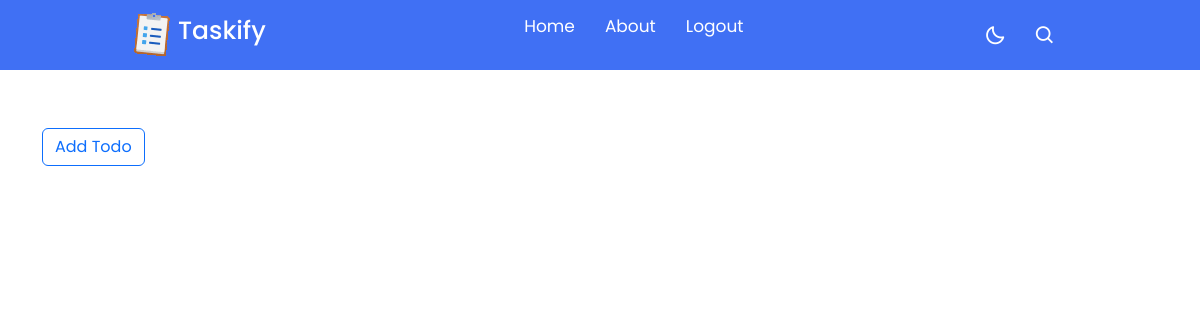
The app's page /accounts/ (signed in), older data.
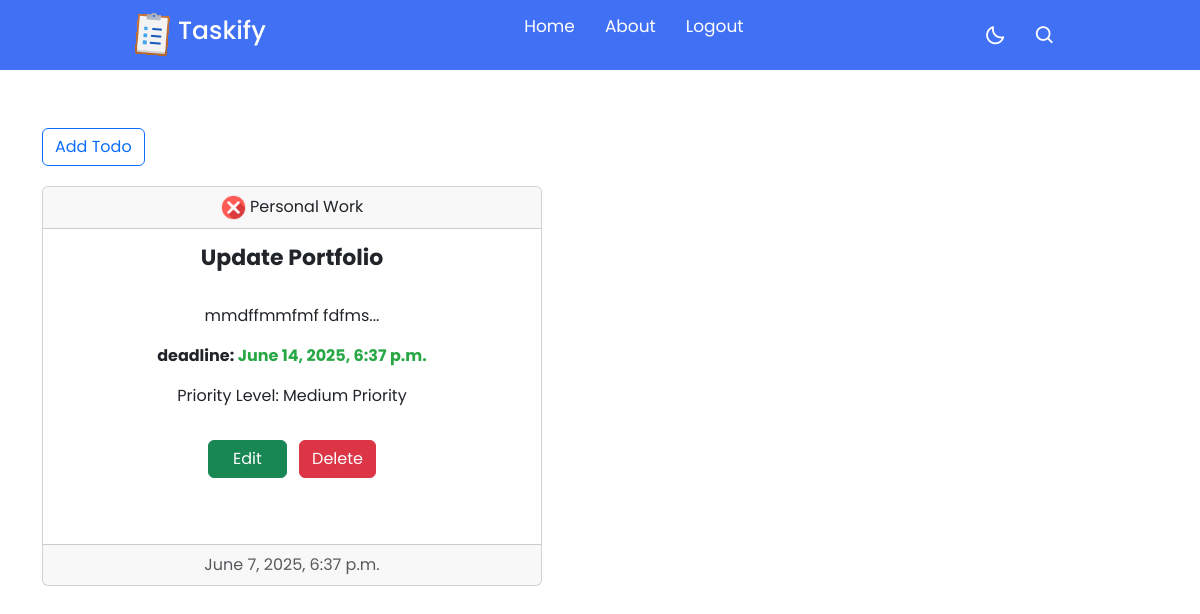
The same page, newer data.
### account/models.py (models this page shows, shortened)
class Todo_table(BaseModel):
    category_list=[
          ('Personal Work','Personal Work'),
          ('Office Work','Office Work'),
          ( 'Creative Work','Creative Work'),
          ( 'Meetings & Appointments','Meetings & Appointments'),
          ( 'Health & Wellness','Health & Wellness'),
          ('Miscellaneous','Miscellaneous'),
    ]
    Priority_list=[('Low Priority','Non-Urgent'),('Medium Priority','Standard'),('High Priority','Urgent')]
    user_id=models.ForeignKey(User,on_delete=models.CASCADE,related_name="user_id")
    title=models.CharField(max_length=100)
    description=models.TextField(max_length=300)
    category=models.CharField(max_length=50,choices=category_list,default=category_list[0])
    deadline = models.DateTimeField()
    is_completed = models.BooleanField(default=False)
    priority_level=models.CharField(max_length=50,choices=Priority_list,default=Priority_list[1])
    alternative_refernce=models.EmailField(blank=True,null=True)

### account/views.py (the view)
# urls.py: path("",home,name="home"),
def home(request):
    if request.user.is_authenticated:
      user_todo=Todo_table.objects.filter(user_id=request.user).values()
      todo_list=list(user_todo)
      return render(request,"account/home.html",context={'todo_list':todo_list})
    return redirect('login')

### templates/account/home.html (shortened to what this page needs)
{% extends "base/base.html" %}
{% block style %}
<link rel="stylesheet" href="/static/home.css">
    <link href="https://cdnjs.cloudflare.com/ajax/libs/font-awesome/6.0.0-beta3/css/all.min.css" rel="stylesheet">
{% endblock %}
{% block container %}
<nav >
    <div class="nav-bar">
        <span class="logo navLogo"><img src="/static/loading.gif" alt=""><a href="#">Taskify</a></span>
        <div class="menu">
            <ul class="nav-links">
                <li><a href="#">Home</a></li>
                <li><a href="#">About</a></li>
                <li><a href="{% url 'logout'%}">Logout</a></li>
            </ul>
        </div>
        <div class="darkLight-searchBox">
            <div class="dark-light">
                <i class='bx bx-moon moon'></i>
            </div>
            <div class="searchBox">
               <div class="searchToggle">
                <i class='bx bx-search search'></i>
               </div>
            </div>
        </div>
    </div>
</nav>
<div style="margin-top:80px; padding-bottom:20px;" ><button class="btn btn-outline-primary mt-5"><a href="{% url 'create' %}" class="text-decoration-none button-todo">Add Todo</a></button></div>
 <div class="card_main">
    {% for todo in todo_list %}
{% include 'account/slider.html' %}
{% endfor %}
 </div>
{% endblock %}

### templates/base/base.html (shortened to what this page needs)
<!DOCTYPE html>
<html lang="en">
<head>
     {% block style  %}{% endblock %}
    <link href="https://cdn.jsdelivr.net/npm/bootstrap@5.3.3/dist/css/bootstrap.min.css" rel="stylesheet">
    <link href="https://cdn.jsdelivr.net/npm/bootstrap-icons/font/bootstrap-icons.css" rel="stylesheet">
    <link href="https://cdn.jsdelivr.net/npm/boxicons@2.0.9/css/boxicons.min.css" rel="stylesheet">
</head>
<body>
  <div class="container">
    {% block container %}
    {% endblock %}
  </div>
</body>
</html>

### templates/account/slider.html
<div class="card text-center   dark" style="width: 500px; height: 400px">
  <div class="card-header ">
     <span class="" style="">{% if todo.is_completed %}
      <i ><img src="/static/check-mark.png" alt="" style="width:25px; height:25px;"></i>
        {% else %}
        <i ><img src="/static/cross.png" alt="" style="width:25px; height:25px;"></i>
      {% endif %}</span>
      {{todo.category}}
    </div>
    <div class="card-body">
      <h5 class="card-title task-title">{{todo.title}}</h5>
      <br>
      <div class="d-flex flex-column  mb-3">
        <p class="card-text text-left">{{todo.description }}...</p>
       <p class="text-left" style=" font-weight:bold;"> deadline: <span class="deadline-green">{{todo.deadline}}</span> </p>
       <p class="text-left">Priority Level: {{todo.priority_level}}</p>
      </div>
      {% include 'account/button.html' %}
    </div>
    <div class="card-footer text-muted">
      {{todo.created_at}}
    </div>
    </div>

### templates/account/button.html
<ul class="list-inline m-0">
    <li class="list-inline-item">
        <button class="btn btn-success btn-md px-4 rounded-sm" type="button" data-toggle="tooltip" data-placement="top" title="Edit">
            <a href="{% url 'edit' todo.uid %}"  style="text-decoration: none; color: inherit;">Edit</a>
        </button>
    </li>
    <li class="list-inline-item">
        <button type="button" class="btn btn-danger btn-md rounded-sm uid" data-bs-toggle="modal" data-bs-target="#deleteModal" data-toggle="tooltip" data-placement="top" title="Delete" data-uid="{{ todo.uid }}">
            Delete
        </button>
    </li>
</ul>

### static/home.css (style rules this page uses)
* { margin: 0; padding: 0; box-sizing: border-box; font-family: 'Poppins', sans-serif; transition: all 0.4s ease;; }
:root { --body-color: #E4E9F7; --nav-color: #4070F4; --side-nav: #010718; --text-color: #FFF; --search-bar: #F2F2F2; --search-text: #010718; }
body { height: 100vh; background-color: var(--body-color); }
nav { position: fixed; top: 0; left: 0; height: 70px; width: 100%; background-color: var(--nav-color); z-index: 100; }
nav .nav-bar { position: relative; height: 100%; max-width: 1000px; width: 100%; background-color: var(--nav-color); margin: 0 auto; padding: 0 30px; display: flex; align-items: center; justify-content: space-between; }
nav .nav-bar .logo a { font-size: 25px; font-weight: 500; color: var(--text-color); text-decoration: none; }
.nav-bar .nav-links { display: flex; align-items: center; }
.nav-bar .nav-links li { margin: 0 5px; list-style: none; }
.nav-links li a { position: relative; font-size: 17px; font-weight: 400; color: var(--text-color); text-decoration: none; padding: 10px; }
.nav-links li a::before { content: ''; position: absolute; left: 50%; bottom: 0; transform: translateX(-50%); height: 6px; width: 6px; border-radius: 50%; background-color: var(--text-color); opacity: 0; transition: all 0.3s ease; }
.nav-bar .darkLight-searchBox { display: flex; align-items: center; }
.darkLight-searchBox .dark-light, .darkLight-searchBox .searchToggle { height: 40px; width: 40px; display: flex; align-items: center; justify-content: center; margin: 0 5px; }
.dark-light i, .searchToggle i { position: absolute; color: var(--text-color); font-size: 22px; cursor: pointer; transition: all 0.3s ease; }
.searchBox { position: relative; }
.card_main { width: auto; gap: 20px; display: grid; grid-template-columns: repeat(2, 1fr) }
.task-title { font-size: 22px; font-weight: bold; }
.deadline-green { color: #28a745; }
.text-center { text-align: left; }

Row changes from the older to the newer data that the page shows:
added Todo_table: is_completed False (drawn), category "Personal Work", title "Update Portfolio", description "mmdffmmfmf fdfms", deadline "June 14, 2025, 6:37 p.m.", priority_level "Medium Priority", created_at "June 7, 2025, 6:37 p.m."
